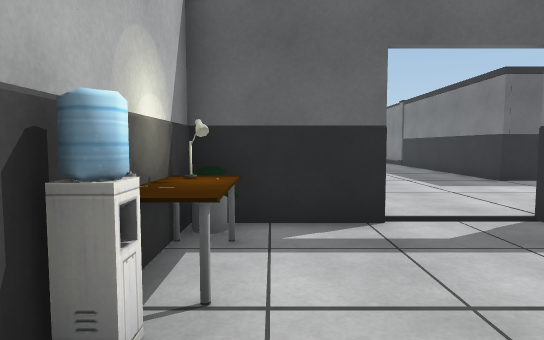
[1] (above)

24 first-person views from a walk through a 3-D level made in the Unity game engine. The camera is 1.2 m above the floor, tilts 4° down and sees 75° across. Doors are open. The floor is counted in squares, 1 m on a side. Each view is taken from the middle of a square. On the plan, view 1 faces up. The plan holds only what a view shows up to about 14 squares ahead; the rest is blank. The place goes on beyond the plan. The player is left out. Some surface patterns are stand-ins.

[2]
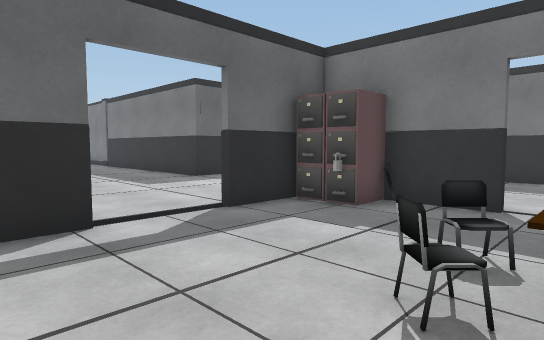

[3]
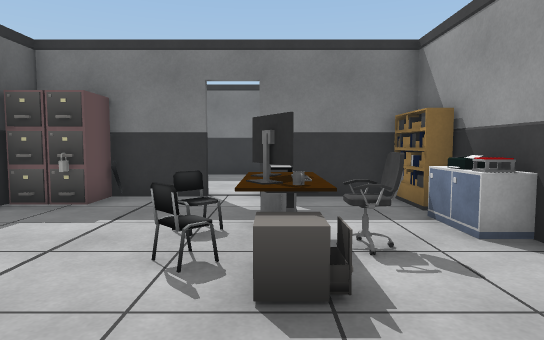

[4]
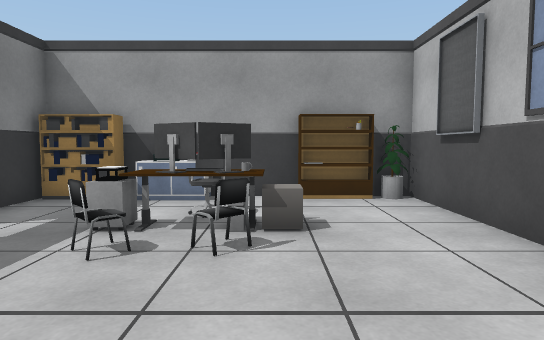

[5]
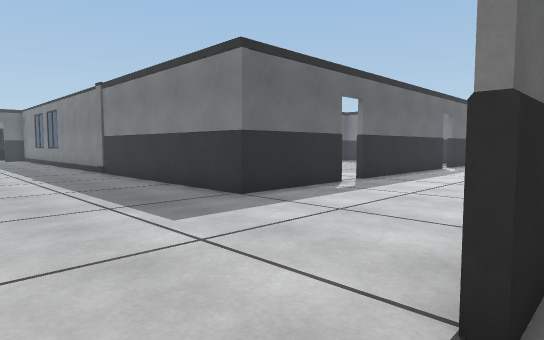

[6]
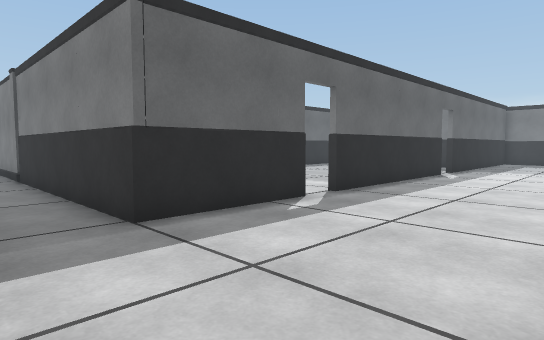

[7]
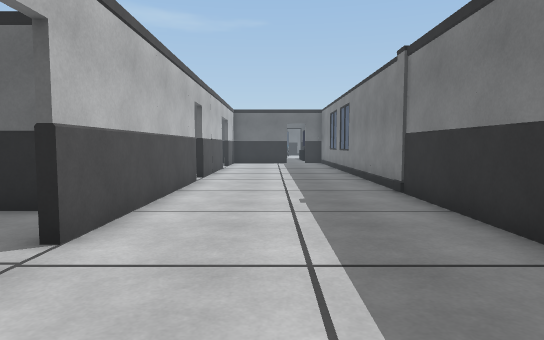

[8]
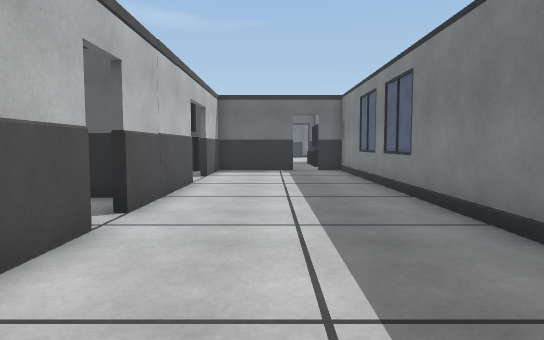

[9]
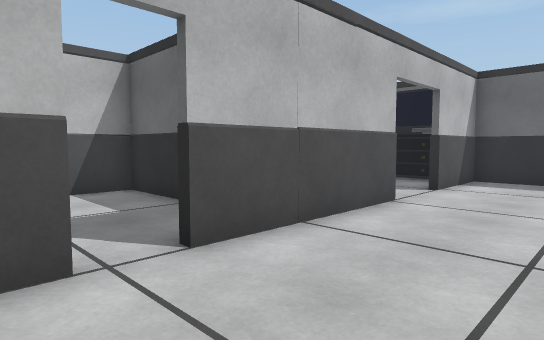

[10]
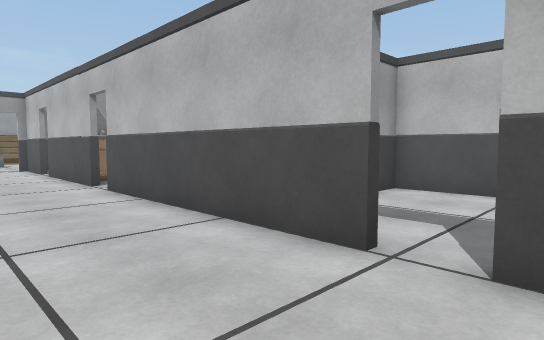

[11]
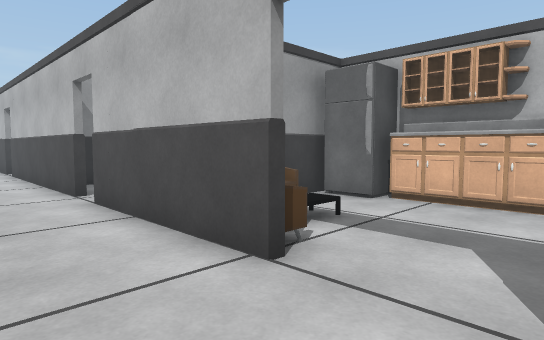

[12]
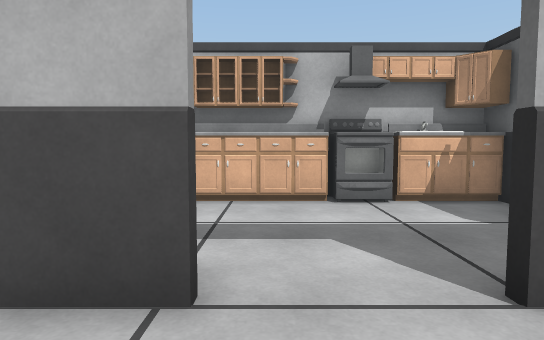

[13]
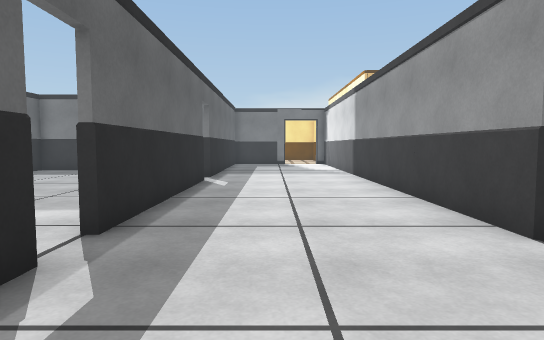

[14]
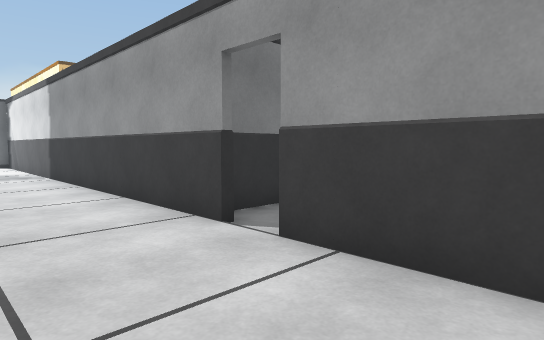

[15]
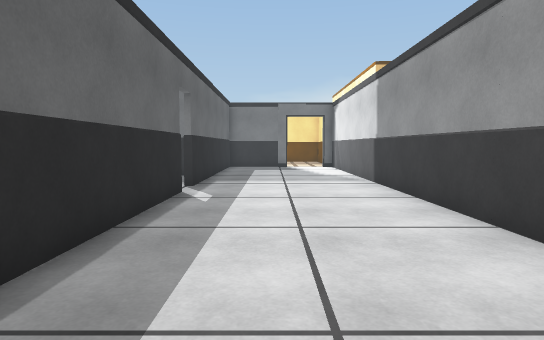

[16]
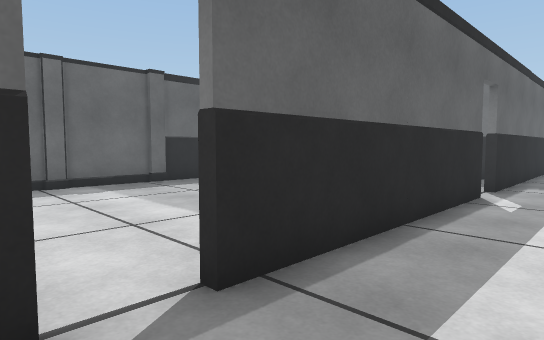

[17]
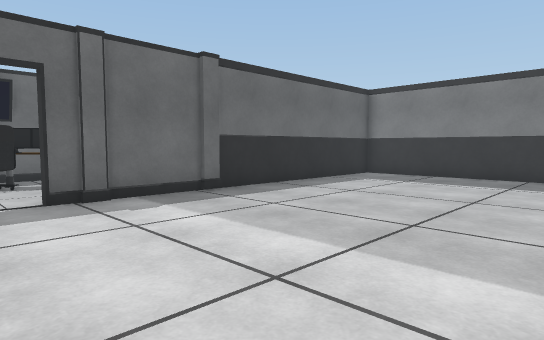

[18]
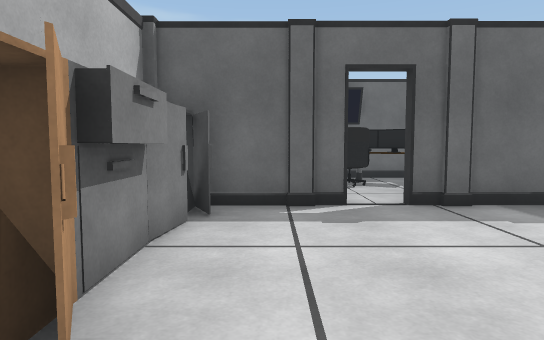

[19]
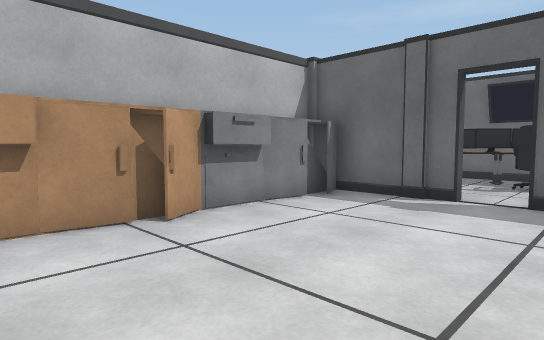

[20]
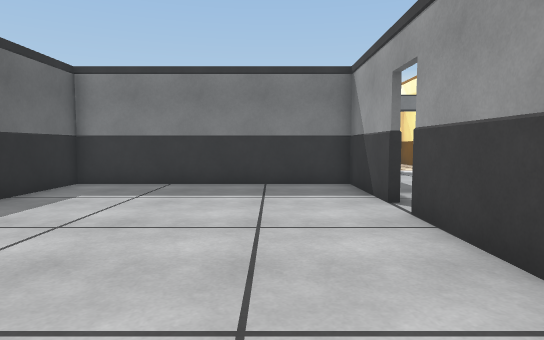

[21]
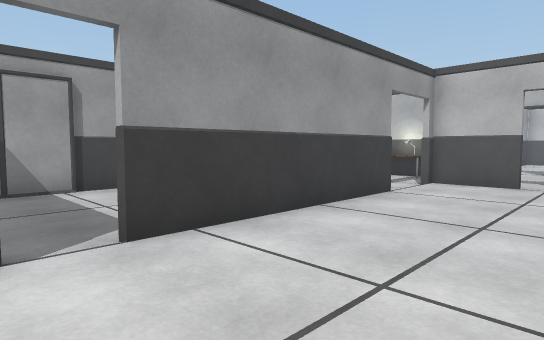

[22]
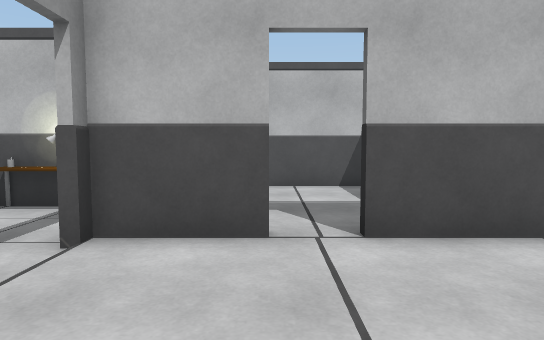

[23]
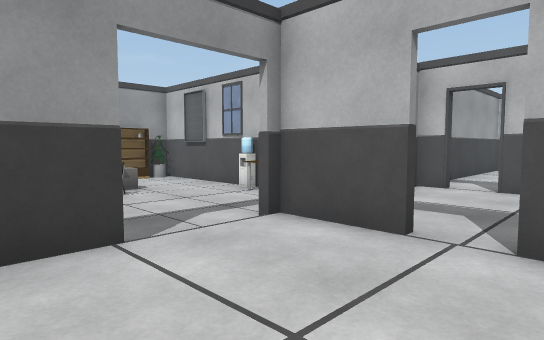

[24]
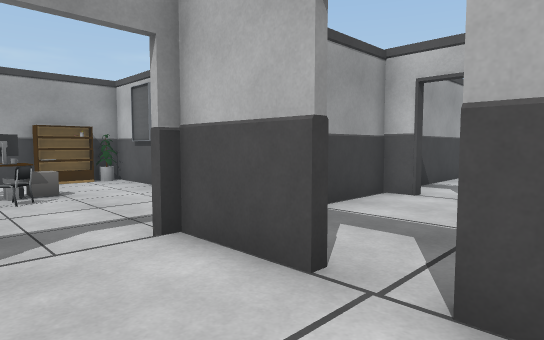

### Floor plan
Ten units are one square. View 1 is at (0, 0); x grows to the right and y downward. Boxes are objects, and circles mark ways between rooms. Rooms are numbered by the first view taken in them; rooms with no view inside come last. Other rooms are left out.
<svg viewBox="-49 -350 309 390">
<path fill="none" stroke="#000" d="M73 -15 73 -35M-13 -16 -13 22M15 33 35 33M18 -54 -14 -54M55 -54 41 -54M73 31 73 -4M89 -189 85 -198M14 -140 14 -91M115 -113 73 -113 73 -320M14 -230 14 -151M14 -80 14 -56M75 -57 250 -57M41 -57 56 -57M201 -113 126 -113M14 -295 14 -241M255 -113 213 -113M14 -345 14 -319M171 -116 201 -116M212 -116 250 -116 250 -201 145 -201M106 -201 84 -201 90 -189M88 -172 88 -156 77 -156M87 -143 85 -131 85 -126M85 -157 90 -147M85 -174 85 -144M87 -186 85 -172M88 -131 88 -126M85 -195 85 -186M89 3 116 3M132 -16 132 -49M-44 -106 -44 -76M-44 -57 -19 -57"/>
<rect x="-15" y="25" width="10" height="10" fill="#bbb"><title>other object</title></rect>
<rect x="-15" y="-25" width="10" height="10" fill="#bbb"><title>water cooler</title></rect>
<rect x="-15" y="-35" width="10" height="10" fill="#bbb"><title>other object</title></rect>
<rect x="-15" y="-45" width="10" height="10" fill="#bbb"><title>other object</title></rect>
<rect x="-15" y="-55" width="10" height="10" fill="#bbb"><title>other object</title></rect>
<rect x="-5" y="25" width="10" height="10" fill="#bbb"><title>shelf</title></rect>
<rect x="5" y="25" width="10" height="10" fill="#bbb"><title>other object</title></rect>
<rect x="15" y="-5" width="10" height="10" fill="#bbb"><title>other object</title></rect>
<rect x="25" y="-5" width="10" height="20" fill="#bbb"><title>other object</title></rect>
<rect x="35" y="25" width="10" height="10" fill="#bbb"><title>printer</title></rect>
<rect x="35" y="-5" width="10" height="10" fill="#bbb"><title>other object</title></rect>
<rect x="35" y="-15" width="10" height="10" fill="#bbb"><title>chair</title></rect>
<rect x="45" y="25" width="10" height="10" fill="#bbb"><title>cabinet</title></rect>
<rect x="55" y="25" width="10" height="10" fill="#bbb"><title>shelf</title></rect>
<rect x="55" y="-45" width="10" height="10" fill="#bbb"><title>other object</title></rect>
<rect x="55" y="-55" width="20" height="10" fill="#bbb"><title>other object</title></rect>
<rect x="65" y="-45" width="10" height="10" fill="#bbb"><title>other object</title></rect>
<rect x="75" y="-205" width="10" height="10" fill="#bbb"><title>other object</title></rect>
<rect x="165" y="-205" width="10" height="10" fill="#bbb"><title>other object</title></rect>
<circle cx="30" cy="-60" r="3" fill="#2a7"/>
<circle cx="70" cy="-10" r="3" fill="#2a7"/>
<circle cx="120" cy="-115" r="3" fill="#2a7"/>
<circle cx="207" cy="-113" r="3" fill="#2a7"/>
<circle cx="120" cy="-55" r="3" fill="#2a7"/>
<circle cx="10" cy="-85" r="3" fill="#2a7"/>
<text x="30" y="-10">1</text>
<text x="70" y="-160">2</text>
<text x="170" y="-160">3</text>
<text x="100" y="-20">4</text>
<text x="-10" y="-90">5</text>
</svg>
Room 1 opens to room 2. Room 1 opens to room 4. Room 2 opens to room 3. Room 2 opens to room 4. Room 2 opens to room 5.

Where each view was taken, in squares from view 1:
view 1: 0 up, 0 right, facing up
view 2: 0 up, 0 right, facing up-right
view 3: 0 up, 1 left, facing right
view 4: 5 up, 2 right, facing down
view 5: 5 up, 2 right, facing up-right
view 6: 6 up, 5 right, facing up-right
view 7: 11 up, 4 right, facing up
view 8: 18 up, 4 right, facing up
view 9: 22 up, 5 right, facing up-left
view 10: 25 up, 5 right, facing down-left
view 11: 32 up, 4 right, facing down-left
view 12: 30 up, 4 right, facing left
view 13: 9 up, 8 right, facing right
view 14: 9 up, 8 right, facing down-right
view 15: 9 up, 11 right, facing right
view 16: 9 up, 11 right, facing up-right
view 17: 12 up, 11 right, facing up-right
view 18: 13 up, 10 right, facing up
view 19: 12 up, 14 right, facing up-left
view 20: 14 up, 14 right, facing right
view 21: 10 up, 13 right, facing down-left
view 22: 8 up, 6 right, facing left
view 23: 10 up, 6 right, facing down-left
view 24: 10 up, 4 right, facing down-left
